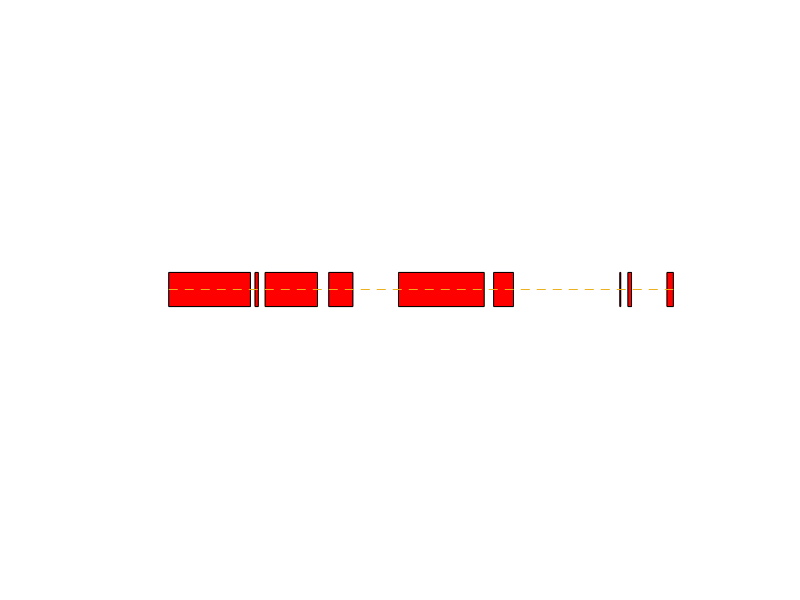

The MATLAB source for this figure:
function geneplot(params)

if (nargin<1)
params=[30417 30944;30974 30995;31039 31377;31450 31605;31900 32453;32514 32642;33329 33334;33381 33404;33633 33674];
end
%params=[2 100; 200 250];
nb = size(params,1);  %  number of boxplots
hw = 0.15;   %  halfwidth of boxes

hold on
for ii = 1:nb
   temp1 = params(ii,1);
   temp2 = params(ii,2);
   xx = [temp1 temp1 temp2 temp2 temp1];
%   yy = [ii-hw ii+hw ii+hw ii-hw ii-hw];
   yy = [1-hw 1+hw 1+hw 1-hw 1-hw];
   plot(xx,yy,'-')
   fill(xx,yy,'r')
end

plot([min(min(params)) max(max(params))],[1 1],'--')

%  make some extra space
axlim = axis;
axlim(1) = axlim(1)-1;
axlim(2) = axlim(2)+1;

%axlim(1) = 0;
%axlim(2) = max(max(params));

axlim(3) = axlim(3)-2;
axlim(4) = axlim(4)+2;

axis(axlim)
axis off
